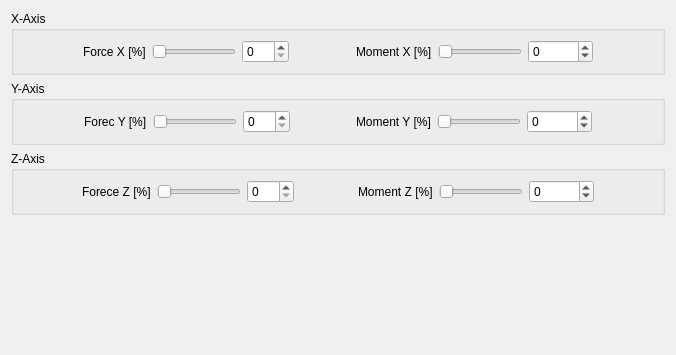
<?xml version="1.0" encoding="UTF-8"?>
<ui version="4.0">
 <class>QGCSkyeTestForce</class>
 <widget class="QWidget" name="QGCSkyeTestForce">
  <property name="geometry">
   <rect>
    <x>0</x>
    <y>0</y>
    <width>676</width>
    <height>355</height>
   </rect>
  </property>
  <property name="windowTitle">
   <string>Form</string>
  </property>
  <layout class="QVBoxLayout" name="verticalLayout">
   <item>
    <widget class="QGroupBox" name="groupBox">
     <property name="title">
      <string>X-Axis</string>
     </property>
     <layout class="QHBoxLayout" name="horizontalLayout">
      <item>
       <spacer name="horizontalSpacer_4">
        <property name="orientation">
         <enum>Qt::Horizontal</enum>
        </property>
        <property name="sizeHint" stdset="0">
         <size>
          <width>40</width>
          <height>20</height>
         </size>
        </property>
       </spacer>
      </item>
      <item>
       <widget class="QLabel" name="label">
        <property name="text">
         <string>Force X [%]</string>
        </property>
       </widget>
      </item>
      <item>
       <widget class="QSlider" name="sliderThrustX">
        <property name="minimum">
         <number>0</number>
        </property>
        <property name="maximum">
         <number>100</number>
        </property>
        <property name="singleStep">
         <number>1</number>
        </property>
        <property name="orientation">
         <enum>Qt::Horizontal</enum>
        </property>
       </widget>
      </item>
      <item>
       <widget class="QSpinBox" name="spinBoxThrustX">
        <property name="maximum">
         <number>200</number>
        </property>
       </widget>
      </item>
      <item>
       <spacer name="horizontalSpacer">
        <property name="orientation">
         <enum>Qt::Horizontal</enum>
        </property>
        <property name="sizeHint" stdset="0">
         <size>
          <width>40</width>
          <height>20</height>
         </size>
        </property>
       </spacer>
      </item>
      <item>
       <widget class="QLabel" name="label_2">
        <property name="text">
         <string>Moment X [%]</string>
        </property>
       </widget>
      </item>
      <item>
       <widget class="QSlider" name="sliderMomentX">
        <property name="minimum">
         <number>0</number>
        </property>
        <property name="maximum">
         <number>100</number>
        </property>
        <property name="orientation">
         <enum>Qt::Horizontal</enum>
        </property>
       </widget>
      </item>
      <item>
       <widget class="QSpinBox" name="spinBoxMomentX">
        <property name="minimum">
         <number>-10800</number>
        </property>
        <property name="maximum">
         <number>10800</number>
        </property>
       </widget>
      </item>
      <item>
       <spacer name="horizontalSpacer_7">
        <property name="orientation">
         <enum>Qt::Horizontal</enum>
        </property>
        <property name="sizeHint" stdset="0">
         <size>
          <width>40</width>
          <height>20</height>
         </size>
        </property>
       </spacer>
      </item>
     </layout>
    </widget>
   </item>
   <item>
    <widget class="QGroupBox" name="groupBox_2">
     <property name="title">
      <string>Y-Axis</string>
     </property>
     <layout class="QHBoxLayout" name="horizontalLayout_2">
      <item>
       <spacer name="horizontalSpacer_5">
        <property name="orientation">
         <enum>Qt::Horizontal</enum>
        </property>
        <property name="sizeHint" stdset="0">
         <size>
          <width>40</width>
          <height>20</height>
         </size>
        </property>
       </spacer>
      </item>
      <item>
       <widget class="QLabel" name="label_3">
        <property name="text">
         <string>Forec Y [%]</string>
        </property>
       </widget>
      </item>
      <item>
       <widget class="QSlider" name="sliderThrustY">
        <property name="maximum">
         <number>100</number>
        </property>
        <property name="orientation">
         <enum>Qt::Horizontal</enum>
        </property>
       </widget>
      </item>
      <item>
       <widget class="QSpinBox" name="spinBoxThrustY">
        <property name="maximum">
         <number>200</number>
        </property>
       </widget>
      </item>
      <item>
       <spacer name="horizontalSpacer_2">
        <property name="orientation">
         <enum>Qt::Horizontal</enum>
        </property>
        <property name="sizeHint" stdset="0">
         <size>
          <width>40</width>
          <height>20</height>
         </size>
        </property>
       </spacer>
      </item>
      <item>
       <widget class="QLabel" name="label_4">
        <property name="text">
         <string>Moment Y [%]</string>
        </property>
       </widget>
      </item>
      <item>
       <widget class="QSlider" name="sliderMomentY">
        <property name="maximum">
         <number>100</number>
        </property>
        <property name="orientation">
         <enum>Qt::Horizontal</enum>
        </property>
       </widget>
      </item>
      <item>
       <widget class="QSpinBox" name="spinBoxMomentY">
        <property name="minimum">
         <number>-10800</number>
        </property>
        <property name="maximum">
         <number>10800</number>
        </property>
       </widget>
      </item>
      <item>
       <spacer name="horizontalSpacer_8">
        <property name="orientation">
         <enum>Qt::Horizontal</enum>
        </property>
        <property name="sizeHint" stdset="0">
         <size>
          <width>40</width>
          <height>20</height>
         </size>
        </property>
       </spacer>
      </item>
     </layout>
    </widget>
   </item>
   <item>
    <widget class="QGroupBox" name="groupBox_3">
     <property name="title">
      <string>Z-Axis</string>
     </property>
     <layout class="QHBoxLayout" name="horizontalLayout_3">
      <item>
       <spacer name="horizontalSpacer_6">
        <property name="orientation">
         <enum>Qt::Horizontal</enum>
        </property>
        <property name="sizeHint" stdset="0">
         <size>
          <width>40</width>
          <height>20</height>
         </size>
        </property>
       </spacer>
      </item>
      <item>
       <widget class="QLabel" name="label_5">
        <property name="text">
         <string>Forece Z [%]</string>
        </property>
       </widget>
      </item>
      <item>
       <widget class="QSlider" name="sliderThrustZ">
        <property name="maximum">
         <number>100</number>
        </property>
        <property name="orientation">
         <enum>Qt::Horizontal</enum>
        </property>
       </widget>
      </item>
      <item>
       <widget class="QSpinBox" name="spinBoxThrustZ">
        <property name="maximum">
         <number>200</number>
        </property>
       </widget>
      </item>
      <item>
       <spacer name="horizontalSpacer_3">
        <property name="orientation">
         <enum>Qt::Horizontal</enum>
        </property>
        <property name="sizeHint" stdset="0">
         <size>
          <width>40</width>
          <height>20</height>
         </size>
        </property>
       </spacer>
      </item>
      <item>
       <widget class="QLabel" name="label_6">
        <property name="text">
         <string>Moment Z [%]</string>
        </property>
       </widget>
      </item>
      <item>
       <widget class="QSlider" name="sliderMomentZ">
        <property name="maximum">
         <number>100</number>
        </property>
        <property name="orientation">
         <enum>Qt::Horizontal</enum>
        </property>
       </widget>
      </item>
      <item>
       <widget class="QSpinBox" name="spinBoxMomentZ">
        <property name="minimum">
         <number>-10800</number>
        </property>
        <property name="maximum">
         <number>10800</number>
        </property>
       </widget>
      </item>
      <item>
       <spacer name="horizontalSpacer_9">
        <property name="orientation">
         <enum>Qt::Horizontal</enum>
        </property>
        <property name="sizeHint" stdset="0">
         <size>
          <width>40</width>
          <height>20</height>
         </size>
        </property>
       </spacer>
      </item>
     </layout>
    </widget>
   </item>
   <item>
    <spacer name="verticalSpacer">
     <property name="orientation">
      <enum>Qt::Vertical</enum>
     </property>
     <property name="sizeHint" stdset="0">
      <size>
       <width>20</width>
       <height>40</height>
      </size>
     </property>
    </spacer>
   </item>
  </layout>
 </widget>
 <resources/>
 <connections/>
</ui>
